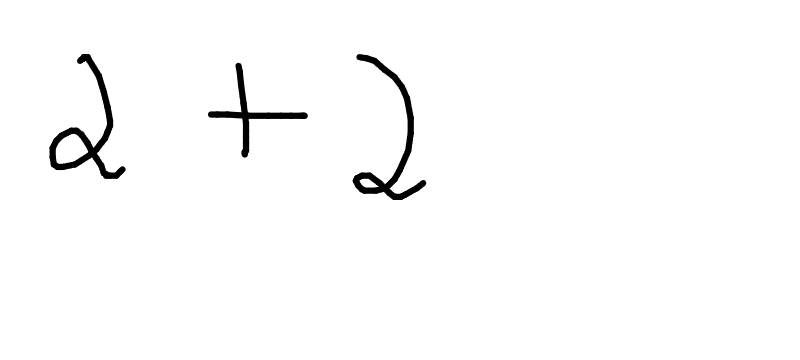
#> input picture scratch/latest_input.png, 800 x 360 px; its folder holds only this picture in this run
$ python -i test_handwritten_enhancements.py   (imports and definitions only)
#> lines starting #> are read from the running program, lines starting #| are printed output that depends on the picture; after the words box and inside, x2 and y2 are one past the last pixel; in counts of white or black regions, pixels touching at a corner belong together
import sys
from pathlib import Path
import cv2
import numpy as np
from PIL import Image, ImageDraw, ImageFont

sys.path.insert(0, str(Path(__file__).resolve().parent.parent))

from core.preprocessing import normalize_polarity, crop_to_content
from core.model_inference import get_recognizer

def process_handwritten_photo(gray: np.ndarray) -> np.ndarray:
    # 1. Mild bilateral filter or Gaussian blur to smooth paper grain without blurring stroke edges
    smoothed = cv2.GaussianBlur(gray, (5, 5), 0)

    # 2. Otsu thresholding to separate ink from paper background cleanly
    _, binary = cv2.threshold(smoothed, 0, 255, cv2.THRESH_BINARY + cv2.THRESH_OTSU)

    # 3. Stroke enhancement: dilate slightly if strokes are too thin (ink is 0/black)
    # Invert binary so ink is white (255) for morphological operations
    ink_white = cv2.bitwise_not(binary)

    # Kernel for slight stroke thickening (preserves handwritten structure while giving printed-like stroke weight)
    kernel = cv2.getStructuringElement(cv2.MORPH_ELLIPSE, (2, 2))
    thickened_ink = cv2.dilate(ink_white, kernel, iterations=1)

    # Invert back to black ink on white background
    enhanced_binary = cv2.bitwise_not(thickened_ink)

    # 4. Crop with comfortable padding for exponents/subscripts
    cropped = crop_to_content(enhanced_binary, padding=30)
    return cropped

# Create a test synthetic handwritten-style image
img = Image.new("RGB", (700, 250), (235, 238, 242)) # real paper tint
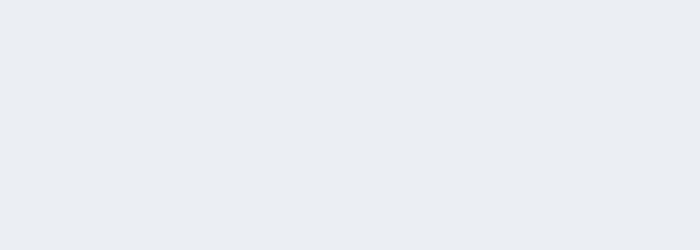
#> img: PIL image 700x250 RGB; mean R, G, B 235, 238, 242
draw = ImageDraw.Draw(img)

# Add shadow gradient
np_img = np.array(img).astype(float)
# [2 lines not run here, left out]
np_img = np.clip(np_img, 0, 255).astype(np.uint8)
img = Image.fromarray(np_img)
draw = ImageDraw.Draw(img)

try:
    font_large = ImageFont.truetype("arial.ttf", 64)
    font_small = ImageFont.truetype("arial.ttf", 44)
except OSError:
    font_large = font_small = ImageFont.load_default()

# Render 4^x + 2^x = 20
# [6 lines not run here, left out]

import io
buf = io.BytesIO()
# [1 line not run here, left out]
raw_bytes = buf.getvalue()

# [1 line that did not run here, left out]
# [1 line that did not run here, left out]

# [1 line that did not run here, left out]
# [1 line that did not run here, left out]
# [1 line not run here, left out]

# [1 line that did not run here, left out]
# [1 line that did not run here, left out]
# [1 line not run here, left out]

>>> import cv2
>>> picture = cv2.imread('latest_input.png', cv2.IMREAD_GRAYSCALE)
#> picture is the input picture: shape (360, 800); min 0, max 255, mean 250.9
>>> result = process_handwritten_photo(picture)
#> in process_handwritten_photo, `_, binary = cv2.threshold(smoothed, 0, 255, cv2.THRESH_BINARY + cv2.TH..`:
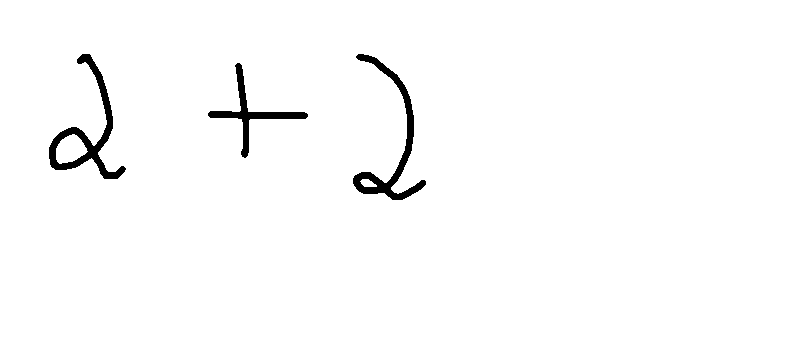
#> binary: shape (360, 800); 98.3% white; 3 black regions, box (x1, y1, x2, y2) and area: (49, 54, 126, 179) 1876, (353, 54, 426, 200) 1866, (208, 63, 308, 158) 1247
#> in process_handwritten_photo, `thickened_ink = cv2.dilate(ink_white, kernel, iterations=1)`:
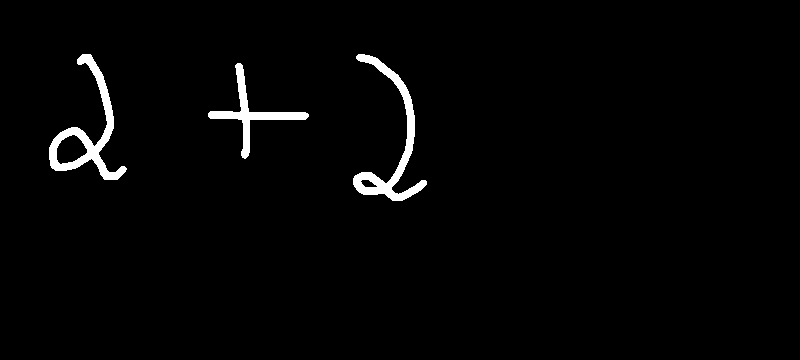
#> thickened_ink: shape (360, 800); 2% white; 3 white regions, box (x1, y1, x2, y2) and area: (49, 54, 127, 180) 2175, (353, 54, 427, 201) 2168, (208, 63, 309, 159) 1444
#> (the run stopped early here; a loop or call above may not have finished)
